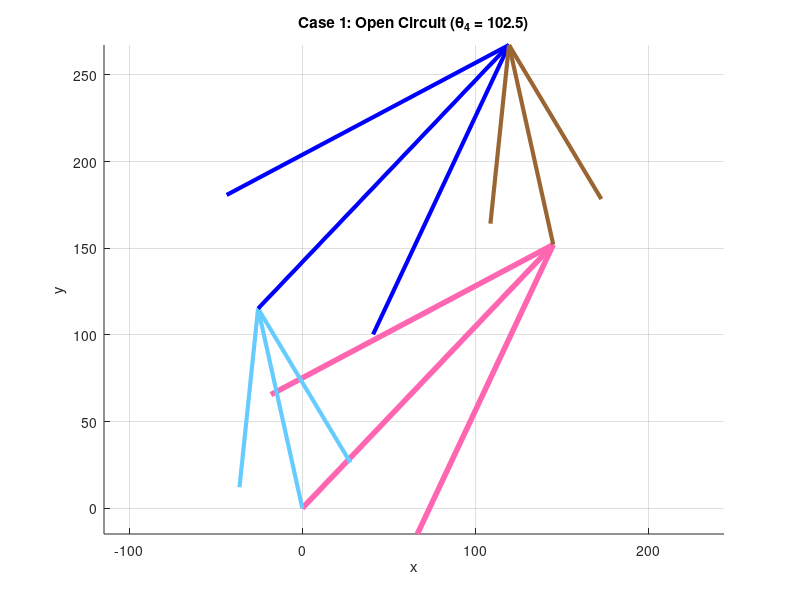
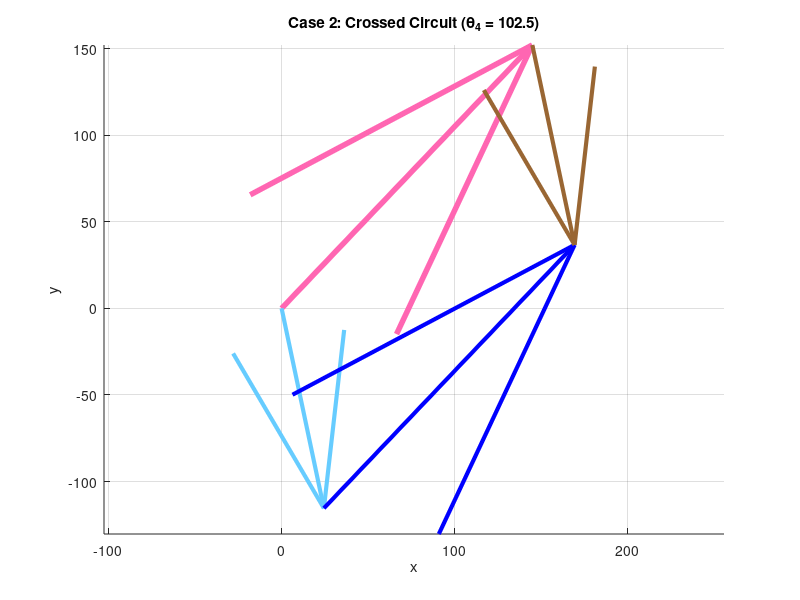

These figures' MATLAB source, in order:
clear all
close all
clc

% 1. Parameter Definitions
L1 = 210; % Length of Link1 d (Ground) - Pink
L2 = 118; % Length of Link2 a (Input) - Light Blue (Note: Your prompt L2=118)
L3 = 210; % Length of Link3 b (Coupler) - Blue
L4 = 118; % Length of Link4 c (Output) - Brown

% Mapping to standard variables (Norton)
d = L1;
a = L2;
b = L3;
c = L4;

% Ground angle (Lifted up)
theta1 = 0.81; % radians

% Input: Theta 4 (Global)
q4_global_deg = 102.5;
q4_global = deg2rad(q4_global_deg);

% Convert to Local Frame (Relative to Ground Link)
q4 = q4_global - theta1;

% ---------------------------------------------------------
% STEP 1: Find Theta 2 given Theta 4 (Inverse Kinematics)
% We treat Link 4 (c) as the driver to find Link 2 (a).
% ---------------------------------------------------------

% Inverse K Constants (Swapping a and c for Inverse Kinematics)
K1_inv = d/c; 
K2_inv = d/a; 
K3_inv = (c^2 - b^2 + a^2 + d^2)/(2*c*a); % Swapped a and c

% Freudenstein Coefficients for finding q2 (Input is q4)
A_inv = cos(q4) - K1_inv - K2_inv*cos(q4) + K3_inv;
B_inv = -2*sin(q4);
C_inv = K1_inv - (K2_inv + 1)*cos(q4) + K3_inv;

% Solve for q2 using 2*arctan formula
disc = B_inv^2 - 4*A_inv*C_inv;

% Case 1 & 2 for Theta 2
q2_local_1 = 2*atan((-B_inv - sqrt(disc))/(2*A_inv)); % Solution 1 (Usually Open/Parallel for this setup)
q2_local_2 = 2*atan((-B_inv + sqrt(disc))/(2*A_inv)); % Solution 2 (Usually Crossed/Anti-Parallel)

% Convert back to global
q2_global_1 = rad2deg(q2_local_1 + theta1);
q2_global_2 = rad2deg(q2_local_2 + theta1);

% ---------------------------------------------------------
% STEP 2: Find Theta 3 given Theta 2
% Standard Forward K constants
% ---------------------------------------------------------
K1 = d/a;
K4 = d/b;
K5 = (c^2 - d^2 - a^2 - b^2)/(2*a*b);

% --- For Case 1 (Using q2_local_1) ---
D1 = cos(q2_local_1) - K1 + K4*cos(q2_local_1) + K5;
E1 = -2*sin(q2_local_1);
F1 = K1 + (K4 - 1)*cos(q2_local_1) + K5;

disc_q3_1 = E1^2 - 4*D1*F1;
% Note: Sign selection logic for q3 depends on geometric closure.
% Usually -sqrt goes with Open, +sqrt goes with Crossed, but must be checked.
% Based on typical parallelogram logic:
q3_local_1 = 2*atan((-E1 - sqrt(disc_q3_1))/(2*D1)); 

q3_global_1 = rad2deg(q3_local_1 + theta1);

% --- For Case 2 (Using q2_local_2) ---
D2 = cos(q2_local_2) - K1 + K4*cos(q2_local_2) + K5;
E2 = -2*sin(q2_local_2);
F2 = K1 + (K4 - 1)*cos(q2_local_2) + K5;

disc_q3_2 = E2^2 - 4*D2*F2;
q3_local_2 = 2*atan((-E2 + sqrt(disc_q3_2))/(2*D2)); 

q3_global_2 = rad2deg(q3_local_2 + theta1);

% ---------------------------------------------------------
% PLOTTING
% ---------------------------------------------------------

% Vectors Setup
% Ground
RO4O2 = d*exp(j*theta1); 
RO4O2x = real(RO4O2); RO4O2y = imag(RO4O2);

% --- Case 1: Open Circuit (Solution 1) ---
RA1 = a*exp(j*(q2_local_1 + theta1));
RBA1 = b*exp(j*(q3_local_1 + theta1));
RBO4_1 = c*exp(j*(q4 + theta1));

RA1x = real(RA1); RA1y = imag(RA1);
% Calculate B from A path (Vector Loop Closure Check)
RB1x = real(RA1 + RBA1); RB1y = imag(RA1 + RBA1);
% Calculate B from O4 path (for plotting the link 4)
RBO4_1x = real(RBO4_1); RBO4_1y = imag(RBO4_1);


% --- Case 2: Crossed Circuit (Solution 2) ---
RA2 = a*exp(j*(q2_local_2 + theta1));
RBA2 = b*exp(j*(q3_local_2 + theta1));
RBO4_2 = c*exp(j*(q4 + theta1)); % q4 is input, same for both

RA2x = real(RA2); RA2y = imag(RA2);
RB2x = real(RA2 + RBA2); RB2y = imag(RA2 + RBA2);
RBO4_2x = real(RBO4_2); RBO4_2y = imag(RBO4_2);


% Colors: Pink(L1), Light Blue(L2), Blue(L3), Brown(L4)
color_L1 = [1, 0.4, 0.7]; % Pink
color_L2 = [0.4, 0.8, 1]; % Light Blue
color_L3 = 'b';           % Blue
color_L4 = [0.6, 0.4, 0.2]; % Brown


% --- Figure 1: Case 1 (Open Circuit) ---
figure(1);
title(['Case 1: Open Circuit (\theta_4 = ', num2str(q4_global_deg), ')']);
hold on;
% Link 1 (Ground) - Pink
quiver(0,0, RO4O2x, RO4O2y, 0, 'Color', color_L1, 'LineWidth', 4, 'MaxHeadSize', 0.5);
% Link 2 (Input) - Light Blue
quiver(0,0, RA1x, RA1y, 0, 'Color', color_L2, 'LineWidth', 3, 'MaxHeadSize', 0.5);
% Link 3 (Coupler) - Blue (From A to B)
quiver(RA1x, RA1y, RB1x-RA1x, RB1y-RA1y, 0, 'Color', color_L3, 'LineWidth', 3, 'MaxHeadSize', 0.5);
% Link 4 (Output) - Brown (From O4 to B)
quiver(RO4O2x, RO4O2y, RB1x-RO4O2x, RB1y-RO4O2y, 0, 'Color', color_L4, 'LineWidth', 3, 'MaxHeadSize', 0.5);

axis equal; grid on;
xlabel('x'); ylabel('y');


% --- Figure 2: Case 2 (Crossed Circuit) ---
figure(2);
title(['Case 2: Crossed Circuit (\theta_4 = ', num2str(q4_global_deg), ')']);
hold on;
% Link 1 (Ground) - Pink
quiver(0,0, RO4O2x, RO4O2y, 0, 'Color', color_L1, 'LineWidth', 4, 'MaxHeadSize', 0.5);
% Link 2 (Input) - Light Blue
quiver(0,0, RA2x, RA2y, 0, 'Color', color_L2, 'LineWidth', 3, 'MaxHeadSize', 0.5);
% Link 3 (Coupler) - Blue (From A to B)
quiver(RA2x, RA2y, RB2x-RA2x, RB2y-RA2y, 0, 'Color', color_L3, 'LineWidth', 3, 'MaxHeadSize', 0.5);
% Link 4 (Output) - Brown (From O4 to B)
quiver(RO4O2x, RO4O2y, RB2x-RO4O2x, RB2y-RO4O2y, 0, 'Color', color_L4, 'LineWidth', 3, 'MaxHeadSize', 0.5);

axis equal; grid on;
xlabel('x'); ylabel('y');

% Display Results
disp('--- Results ---');
disp(['Input Theta 4 (Global): ', num2str(q4_global_deg)]);
disp(['Case 1 (Open)    - Theta 2: ', num2str(q2_global_1), '  Theta 3: ', num2str(q3_global_1)]);
disp(['Case 2 (Crossed) - Theta 2: ', num2str(q2_global_2), '  Theta 3: ', num2str(q3_global_2)]);
